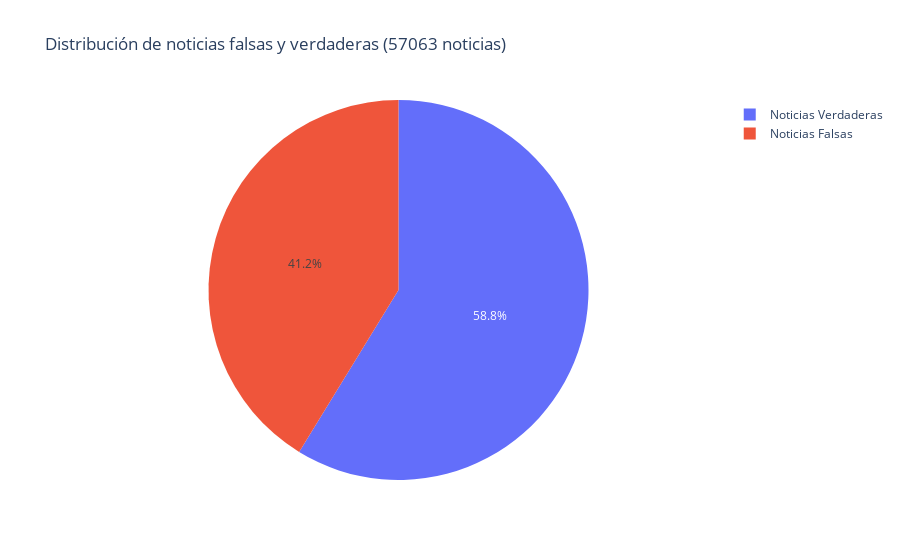

The notebook cell this image was saved under:
### Code cell
conteo_clases = df4["Label"].value_counts()

mapeo_etiquetas = {0: "Noticias Falsas", 1: "Noticias Verdaderas"}
fig = px.pie(names=conteo_clases.index.map(mapeo_etiquetas), values=conteo_clases.values,
             title=f'Distribución de noticias falsas y verdaderas ({df.shape[0]} noticias)')

fig

### Figure 1 — Plotly figure (JSON) as saved in the notebook; plotly's stock layout.template omitted (floating-point values rounded to 4 significant figures)
{"data": [{"domain": {"x": [0, 1], "y": [0, 1]}, "hovertemplate": "label=%{label}<br>value=%{value}<extra></extra>", "labels": ["Noticias Verdaderas", "Noticias Falsas"], "legendgroup": "", "name": "", "showlegend": true, "type": "pie", "values": [30321, 21283]}], "layout": {"legend": {"tracegroupgap": 0}, "title": {"text": "Distribución de noticias falsas y verdaderas (57063 noticias)"}}}
